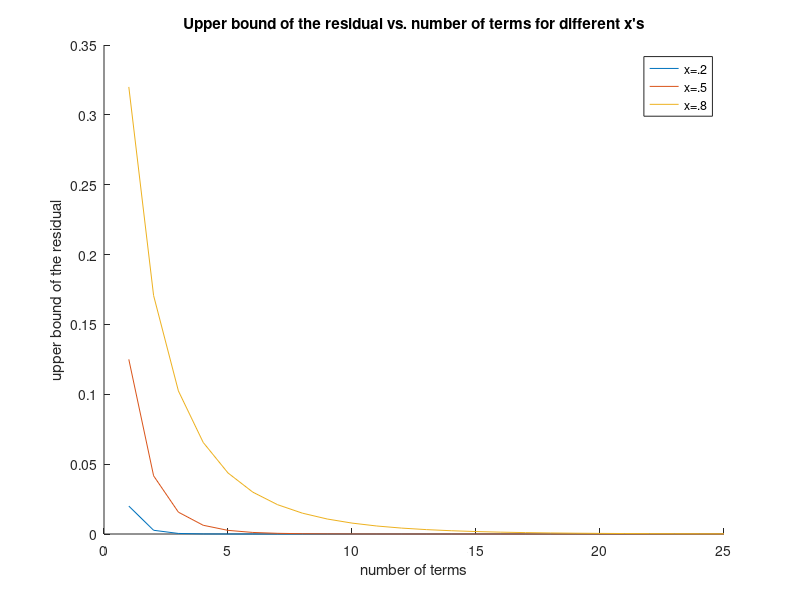
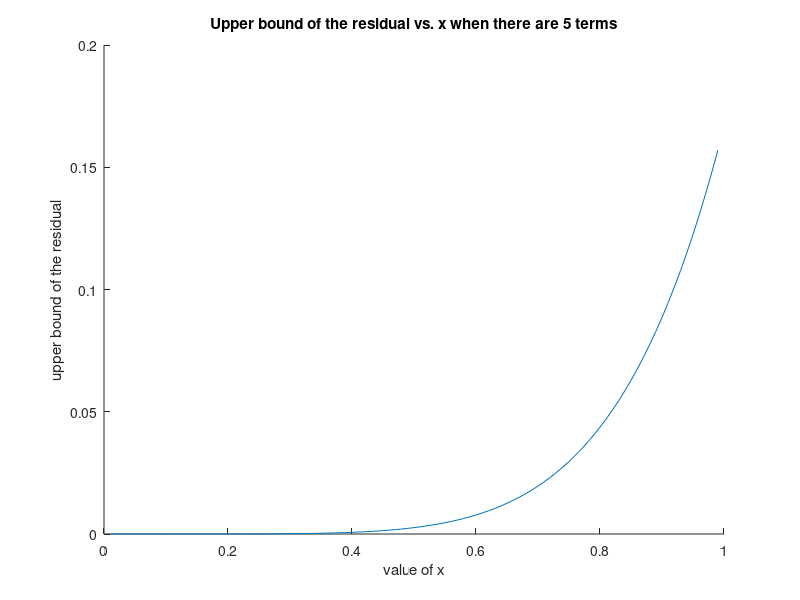

These charts were generated, in order, by the following MATLAB code:
% Script plotResidual.m
%
% Record of revisions:
%     Date        Programmer      Description of change
%     ====        ==========      =====================
%   06/12/16      Alice Chen          Original code

figure
hold on

n = 1:25; % number of terms
for x = [.2 .5 .8]
    r = x.^(n+1)./(n+1); % upper bound of the residual
    plot(n, r)
end
legend('x=.2', 'x=.5', 'x=.8')
title('Upper bound of the residual vs. number of terms for different x''s')
xlabel('number of terms')
ylabel('upper bound of the residual')
hold off

figure
hold on

x = 0.01:0.01:0.99; % value of x
r = x.^(5+1)./(5+1); % upper bound of the residual
plot(x, r)

title('Upper bound of the residual vs. x when there are 5 terms')
xlabel('value of x')
ylabel('upper bound of the residual')
hold off
